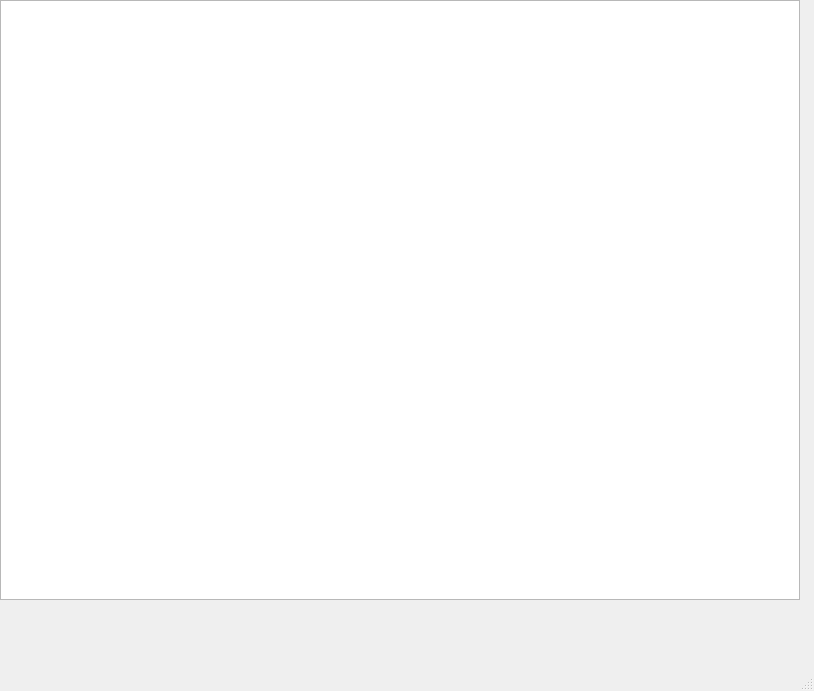
<?xml version="1.0" encoding="UTF-8"?>
<ui version="4.0">
 <class>MainWindow</class>
 <widget class="QMainWindow" name="MainWindow">
  <property name="geometry">
   <rect>
    <x>0</x>
    <y>0</y>
    <width>814</width>
    <height>691</height>
   </rect>
  </property>
  <property name="windowTitle">
   <string>MainWindow</string>
  </property>
  <widget class="QWidget" name="centralwidget">
   <widget class="QGraphicsView" name="graphicsView">
    <property name="geometry">
     <rect>
      <x>0</x>
      <y>0</y>
      <width>800</width>
      <height>600</height>
     </rect>
    </property>
   </widget>
   <widget class="QLabel" name="Cronometro_2">
    <property name="geometry">
     <rect>
      <x>330</x>
      <y>10</y>
      <width>181</width>
      <height>51</height>
     </rect>
    </property>
    <property name="font">
     <font>
      <family>Arial Black</family>
      <pointsize>18</pointsize>
      <bold>true</bold>
     </font>
    </property>
    <property name="text">
     <string/>
    </property>
   </widget>
  </widget>
  <widget class="QMenuBar" name="menubar">
   <property name="geometry">
    <rect>
     <x>0</x>
     <y>0</y>
     <width>814</width>
     <height>21</height>
    </rect>
   </property>
  </widget>
  <widget class="QStatusBar" name="statusbar"/>
 </widget>
 <resources/>
 <connections/>
</ui>
